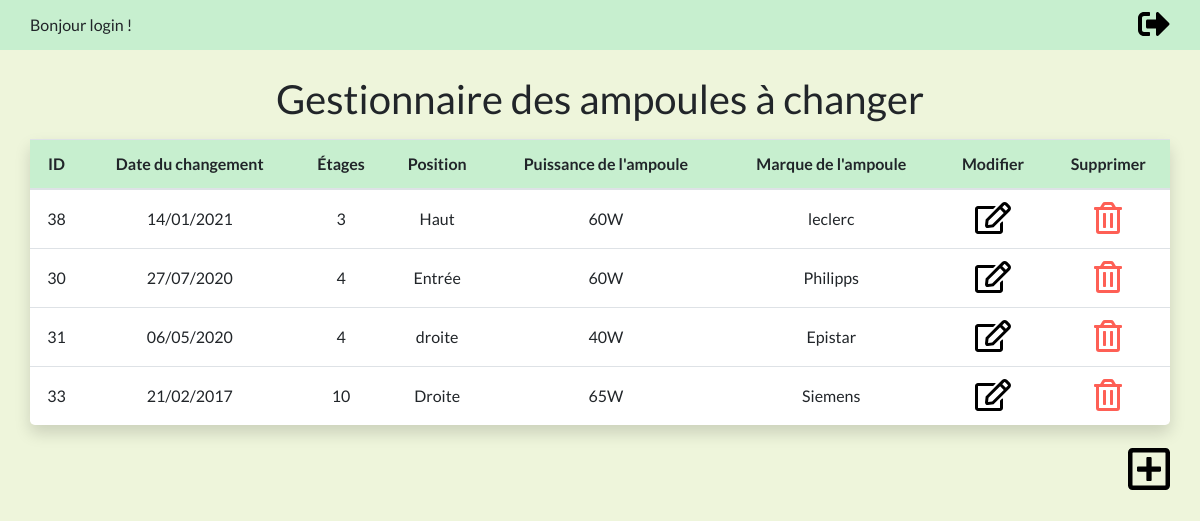
/accueil.php (signed in), run on the app's committed database.
### tables this page shows
CREATE TABLE `ampoule` (
  `id` int(11) NOT NULL AUTO_INCREMENT,
  `date_changement` date NOT NULL,
  `etage` varchar(50) NOT NULL,
  `position` varchar(20) NOT NULL,
  `puissance_ampoule` varchar(70) NOT NULL,
  `marque_ampoule` varchar(50) NOT NULL,
  PRIMARY KEY (`id`)
);

### accueil.php (the view, shortened to what this page needs)
<?php require_once('database.php');
    ?>
<!DOCTYPE html>
<html lang="fr">
<head>
    <link rel="stylesheet" href="https://stackpath.bootstrapcdn.com/bootstrap/4.5.0/css/bootstrap.min.css">
    <link rel="stylesheet" href="style.css">
</head>
<body>
    <div class="container-fluid navbar">
        <div class="container d-flex lign-items-center">
            <div>
                <?php
                echo '<p class="echo">Bonjour ' .$_SESSION['username']. ' ! </p>'
                ?>
            </div>
            <div>
                <a href="deco.php" title="Se déconnecter"> <i class="fas fa-sign-out-alt fa-2x" style="color:black;"></i></a>
            </div>
        </div>
    </div>
<main>
    <h1> Gestionnaire des ampoules à changer </h1>
    <div class="container-fluid mt-3 ">
        <div class="container">
    <div class=" responsive-table-line shadow bg-white rounded-lg">
    <table class="table table-hover text-center">
    <thead class="theadcolor">
        <tr>
            <th scope="col">ID</th>
            <th scope="col">Date du changement</th>
            <th scope="col">Étages</th>
            <th scope="col">Position</th>
            <th scope="col">Puissance de l'ampoule</th>
            <th scope="col">Marque de l'ampoule</th>
            <th scope="col">Modifier</th>
            <th scope="col">Supprimer</th>
        </tr>
</thead>
</div>
    <?php
    $sql= 'SELECT id, date_changement , etage, position, puissance_ampoule, marque_ampoule FROM ampoule';
    $sth= $dbh->prepare($sql);
    $sth->execute();
    $result= $sth->fetchAll(PDO::FETCH_ASSOC);
    $intlDateFormatter = new IntlDateFormatter('fr_FR', IntlDateFormatter::SHORT, IntlDateFormatter::NONE);
    foreach($result as $row){
        echo '<tr>';
        echo '<td data-title="ID">'.$row['id'].'</td>';
        echo '<td data-title="Date">'.$intlDateFormatter->format(strtotime($row['date_changement'])). '</td>';
        echo '<td data-title="Etage">'.$row['etage'].'</td>';
        echo '<td data-title="Position">'.$row['position'].'</td>';
        echo '<td data-title="Puissance">'.$row['puissance_ampoule'].'</td>';
        echo '<td data-title="Marque">'.$row['marque_ampoule'].'</td>';
        echo '<td title="Modifier"><a href="modify.php?edit=1&id='.$row['id'].'"><i class="far fa-edit fa-2x" style="color:black;"></i></a></td>';
        echo '<td title="Supprimer"><a href="delete.php?id='.$row['id'].'" class="btn_delete" ><i class="far fa-trash-alt fa-2x" style="color:#fe5f55;"></i></a></td>';
    }
?>
</div>
    <div class="container addbutton">
    <a href="modify.php" id="btnplus"  data-toggle="tooltip" data-placement="left" title="Ajouter"><i class="far fa-plus-square fa-3x" style="color:black;"></i></a>
    </div>
</div>
</main>
</body>
</html>

### style.css (style rules this page uses)
body { font-family: 'Lato', sans-serif; font-size: 16px; background-color: #eef5db; margin:auto; }
.container { padding:0; margin: auto; }
h1 { text-align: center; margin-bottom: 15px; }
#btnplus { padding-top: 9px; }
.addbutton { text-align: right; margin-top: 20px; }
.table { margin: 0; }
.theadcolor { background-color: #c7efcf; width: 100%; }
.table td, .table th { vertical-align: middle; margin-bottom: 0; }
.echo { margin:0; }
.navbar { margin: 0; background-color: #c7efcf; }
main { margin-top: 25px; }

### data on the page
ampoule: id "38", date_changement "14/01/2021", etage "3", position "Haut", puissance_ampoule "60W", marque_ampoule "leclerc"
ampoule: id "30", date_changement "27/07/2020", etage "4", position "Entrée", puissance_ampoule "60W", marque_ampoule "Philipps"
ampoule: id "31", date_changement "06/05/2020", etage "4", position "droite", puissance_ampoule "40W", marque_ampoule "Epistar"
ampoule: id "33", date_changement "21/02/2017", etage "10", position "Droite", puissance_ampoule "65W", marque_ampoule "Siemens"

### other printed values
$_SESSION['username'] "login"
